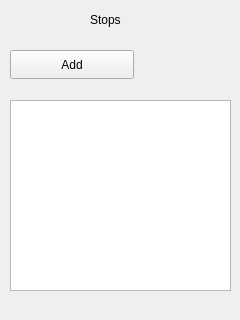
<?xml version="1.0" encoding="UTF-8"?>
<ui version="4.0">
 <class>Form</class>
 <widget class="QWidget" name="Form">
  <property name="geometry">
   <rect>
    <x>0</x>
    <y>0</y>
    <width>240</width>
    <height>320</height>
   </rect>
  </property>
  <property name="windowTitle">
   <string>Form</string>
  </property>
  <widget class="QListView" name="listView">
   <property name="geometry">
    <rect>
     <x>10</x>
     <y>100</y>
     <width>221</width>
     <height>191</height>
    </rect>
   </property>
  </widget>
  <widget class="QPushButton" name="pushButton">
   <property name="geometry">
    <rect>
     <x>10</x>
     <y>50</y>
     <width>124</width>
     <height>29</height>
    </rect>
   </property>
   <property name="text">
    <string>Add</string>
   </property>
  </widget>
  <widget class="QLabel" name="label">
   <property name="geometry">
    <rect>
     <x>90</x>
     <y>10</y>
     <width>71</width>
     <height>20</height>
    </rect>
   </property>
   <property name="text">
    <string>Stops</string>
   </property>
  </widget>
 </widget>
 <resources/>
 <connections/>
</ui>
